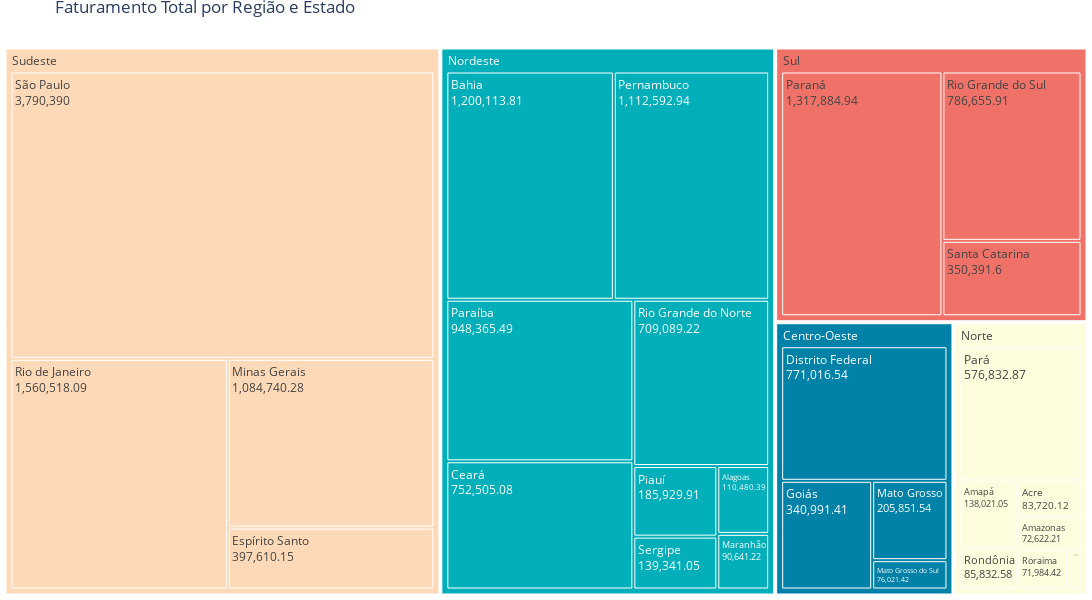

The cell this chart's notebook holds for it:
### Markdown cell above
<font color="7b71ff" size=4> Comentários: </font>

---

Dessa vez foi necessário guiar a IA a fim de gerar um visual melhor para nossas análises.

O gráfico aqui representado é um boxplot (diagrama de caixa) que é ideal para representar um conjunto de dados de acordo com 5 medidas de interesse: valor máximo, mínimo, 1º quartil (onde estão situados os primeiros 25% dos dados), 2º quartil ou mediana (onde estão situados 50% dos dados) e 3º quartil (onde estão situados 75% dos dados).

Lembra do `describe()`? Este gráfico apresenta em um único elemento boa parte dos dados que a função exibe em tabela.

Concluímos a 1ª versão dos 7 visuais que utilizaremos em nosso projeto. Agora, vamos partir para a aplicação das técnicas de storytelling para melhorar os visuais e deixá-los com a identidade visual da Zoop antes da exportação.

### Code cell
import plotly.express as px

# Calcular o faturamento
base_unificada['faturamento'] = (base_unificada['preco_unitario'] * base_unificada['quantidade']) + base_unificada['frete']

# Filtrar as colunas desejadas da base unificada
vendas_2023 = base_unificada[['regiao', 'uf', 'faturamento']]

# Criar o gráfico Treemap
fig = px.treemap(vendas_2023, path=['regiao', 'uf'], values='faturamento', color='regiao',
                 color_discrete_map={'Centro-Oeste': '#0081a7',
                                     'Nordeste': '#00afb9',
                                     'Norte': '#fdfcdc',
                                     'Sudeste': '#fed9b7',
                                     'Sul': '#f07167'}
                 )

# Atualizando o layout para adicionar título
fig.update_layout(width=1400, height=600, title='Faturamento Total por Região e Estado', margin = dict(t=25, l=0, r=0, b=0))

# Adicionar os valores dentro dos retângulos
fig.update_traces(textinfo='label+value')

# Exibir o gráfico
fig.show()

### Figure 1 — Plotly figure (JSON) as saved in the notebook; plotly's stock layout.template omitted (floating-point values rounded to 4 significant figures)
{"data": [{"branchvalues": "total", "customdata": [["Centro-Oeste"], ["Centro-Oeste"], ["Centro-Oeste"], ["Centro-Oeste"], ["Centro-Oeste"], ["Nordeste"], ["Nordeste"], ["Nordeste"], ["Nordeste"], ["Nordeste"], ["Nordeste"], ["Nordeste"], ["Nordeste"], ["Nordeste"], ["Nordeste"], ["Norte"], ["Norte"], ["Norte"], ["Norte"], ["Norte"], ["Norte"], ["Norte"], ["Norte"], ["Sudeste"], ["Sudeste"], ["Sudeste"], ["Sudeste"], ["Sudeste"], ["Sul"], ["Sul"], ["Sul"], ["Sul"]], "domain": {"x": [0, 1], "y": [0, 1]}, "hovertemplate": "labels=%{label}<br>faturamento=%{value}<br>parent=%{parent}<br>id=%{id}<br>regiao=%{customdata[0]}<extra></extra>", "ids": ["Centro-Oeste", "Centro-Oeste/Mato Grosso", "Centro-Oeste/Distrito Federal", "Centro-Oeste/Goiás", "Centro-Oeste/Mato Grosso do Sul", "Nordeste/Alagoas", "Nordeste/Sergipe", "Nordeste/Rio Grande do Norte", "Nordeste/Paraíba", "Nordeste/Pernambuco", "Nordeste/Maranhão", "Nordeste/Ceará", "Nordeste/Bahia", "Nordeste", "Nordeste/Piauí", "Norte/Tocantins", "Norte/Amapá", "Norte/Roraima", "Norte/Rondônia", "Norte/Pará", "Norte", "Norte/Amazonas", "Norte/Acre", "Sudeste/Minas Gerais", "Sudeste/Rio de Janeiro", "Sudeste/São Paulo", "Sudeste/Espírito Santo", "Sudeste", "Sul/Rio Grande do Sul", "Sul/Paraná", "Sul", "Sul/Santa Catarina"], "labels": ["Centro-Oeste", "Mato Grosso", "Distrito Federal", "Goiás", "Mato Grosso do Sul", "Alagoas", "Sergipe", "Rio Grande do Norte", "Paraíba", "Pernambuco", "Maranhão", "Ceará", "Bahia", "Nordeste", "Piauí", "Tocantins", "Amapá", "Roraima", "Rondônia", "Pará", "Norte", "Amazonas", "Acre", "Minas Gerais", "Rio de Janeiro", "São Paulo", "Espírito Santo", "Sudeste", "Rio Grande do Sul", "Paraná", "Sul", "Santa Catarina"], "marker": {"colors": ["#0081a7", "#0081a7", "#0081a7", "#0081a7", "#0081a7", "#00afb9", "#00afb9", "#00afb9", "#00afb9", "#00afb9", "#00afb9", "#00afb9", "#00afb9", "#00afb9", "#00afb9", "#fdfcdc", "#fdfcdc", "#fdfcdc", "#fdfcdc", "#fdfcdc", "#fdfcdc", "#fdfcdc", "#fdfcdc", "#fed9b7", "#fed9b7", "#fed9b7", "#fed9b7", "#fed9b7", "#f07167", "#f07167", "#f07167", "#f07167"]}, "name": "", "parents": ["", "Centro-Oeste", "Centro-Oeste", "Centro-Oeste", "Centro-Oeste", "Nordeste", "Nordeste", "Nordeste", "Nordeste", "Nordeste", "Nordeste", "Nordeste", "Nordeste", "", "Nordeste", "Norte", "Norte", "Norte", "Norte", "Norte", "", "Norte", "Norte", "Sudeste", "Sudeste", "Sudeste", "Sudeste", "", "Sul", "Sul", "", "Sul"], "textinfo": "label+value", "type": "treemap", "values": [1394000.0, 205900.0, 771000.0, 341000.0, 76020.0, 110500.0, 139300.0, 709100.0, 948400.0, 1113000.0, 90640.0, 752500.0, 1200000.0, 5249000.0, 185900.0, 18860.0, 138000.0, 71980.0, 85830.0, 576800.0, 1048000.0, 72620.0, 83720.0, 1085000.0, 1561000.0, 3790000.0, 397600.0, 6833000.0, 786700.0, 1318000.0, 2455000.0, 350400.0]}], "layout": {"height": 600, "legend": {"tracegroupgap": 0}, "margin": {"b": 0, "l": 0, "r": 0, "t": 25}, "title": {"text": "Faturamento Total por Região e Estado"}, "width": 1400}}
